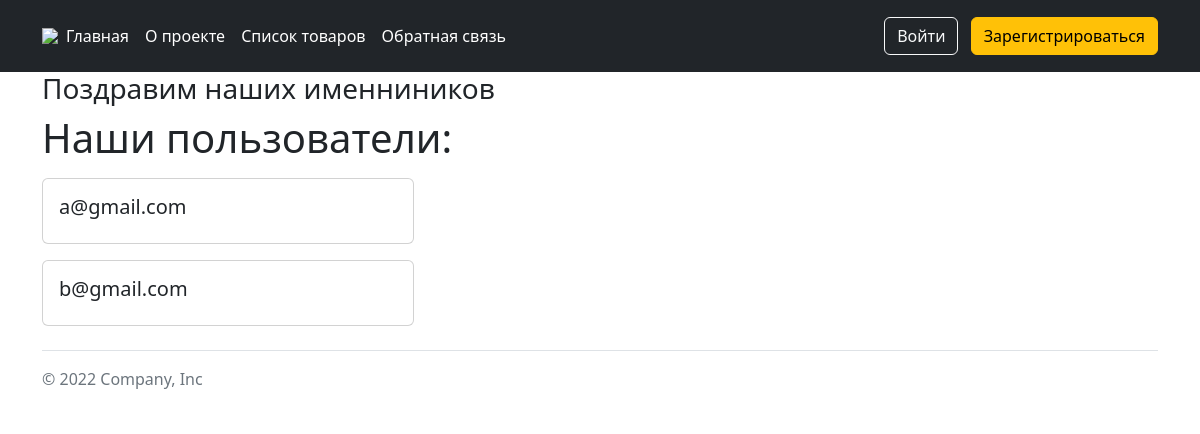
Before: /auth/ with the older database file.
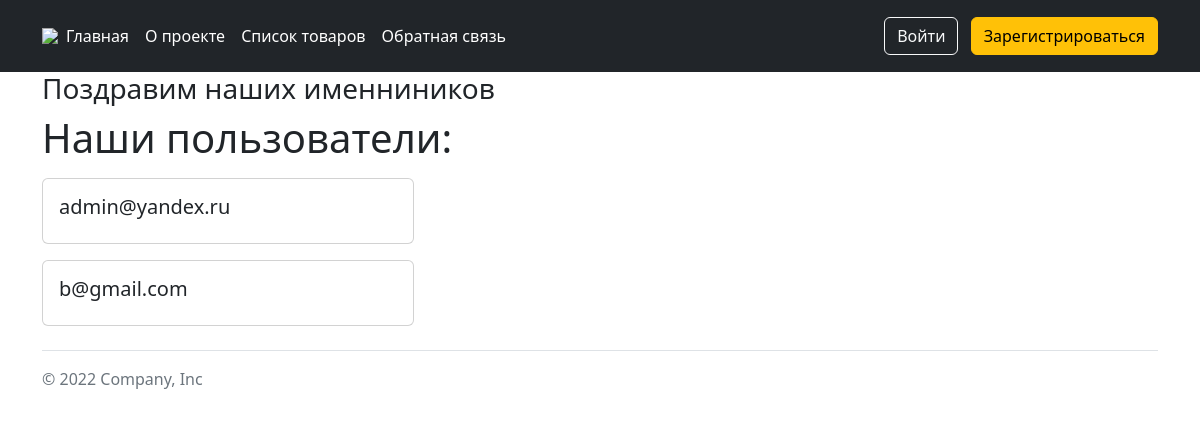
After: the same page with the newer database file.
### users/models.py (models this page shows)
class CustomUser(AbstractUser):
    objects = UserManager()
    username = models.CharField('username', max_length=150)
    email = models.EmailField('email address', unique=True)
    USERNAME_FIELD = 'email'
    REQUIRED_FIELDS = ['username']
    birthday = models.DateField(
        'день рождения',
        blank=True,
        null=True,
    )

### users/views.py (the view)
class User_list(ListView):
    model = CustomUser
    context_object_name = 'users'
    template_name = 'users/user_list.html'
    def get_queryset(self):
        return CustomUser.objects.active()

### users/context_processors.py (called while the page is built)
def get_birthday_user(request):
    birthday_users = CustomUser.objects.filter(birthday=date.today()).only(
        'email',
        'username'
    )
    return {'birthday_users': birthday_users}

### users/managers.py (called while the page is built)
    def active(self):
        return (
            self.get_queryset()
                .filter(is_active=True))

### templates/users/user_list.html
{% extends 'base.html' %}
{% load static %}
{% block content %}
    <div class="container">
        <h1>Наши пользователи:</h1>
        {% for user in users %}
        {% include "includes/user_card.html" %}
        {% endfor %}
    </div>
{% endblock %}

### templates/includes/user_card.html (shortened to what this page needs)
{% with request.resolver_match.view_name as view_name %}
<div class="card user col-4 my-3">
    <div class="card-body">
        {% if view_name == 'users:user_list' %}
            <h5 class="card-title">{{ user.email }}</h5>
        {% endif %}
    </div>
</div>
{% endwith %}

Changed rows visible on the page:
no longer on this page (row edited): CustomUser: email "a@gmail.com"
added CustomUser: email "admin@yandex.ru"
